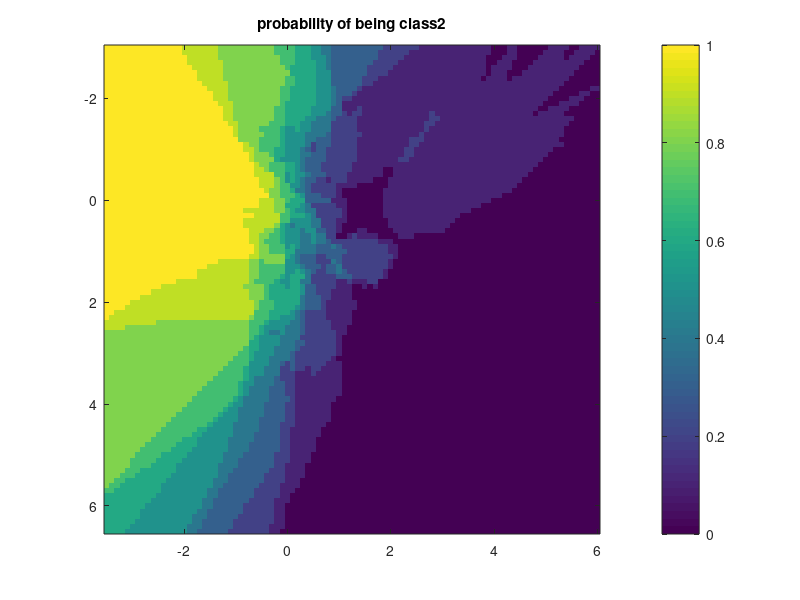
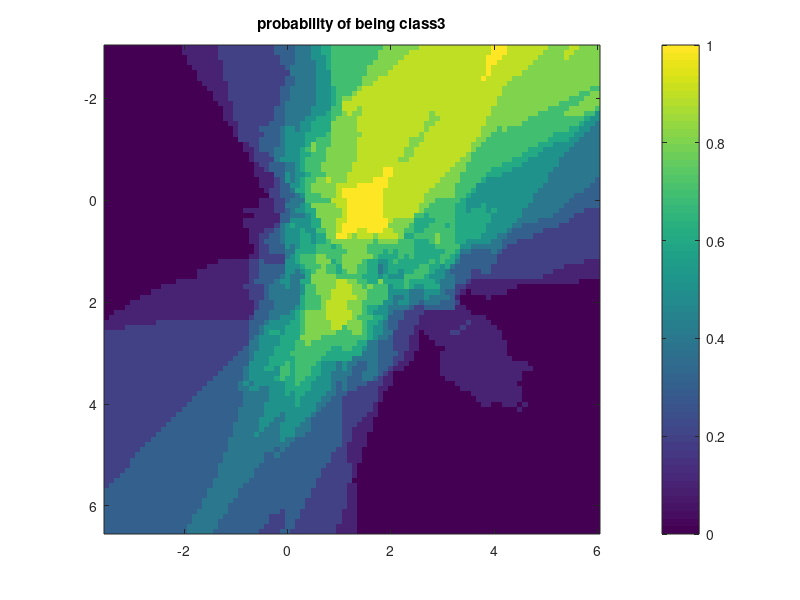

Reproduce these figures in MATLAB, in order.
clear all;
clc;
K = load('data_knnSimulation');

%declaring the distance variable
dist = zeros(200,2);
prob_class2 = zeros(96,96);
ind_i = 1;
ind_j = 1;

%calculating of points in the grid from the train points
for i = -3.5:0.1:6 
    ind_j = 1;
   for j = -3:0.1:6.5
        for k = 1:200
            dist(k,1) = sqrt((i - K.Xtrain(k,1))^2 + (j - K.Xtrain(k,2))^2);
            dist(k,2) = K.ytrain(k);
        end
        %disp(dist);
        sorted_dist = sortrows(dist);
        %disp(sorted_dist);
        k10 = zeros(10,2);
            for m= 1:10
                k10(m,:)  = sorted_dist(m,:);
            end
%finding number of index belonging to class2
numof2_index = find(k10(:,2)==2);
numof2 = numel(numof2_index);

%finding number of index belonging to class3
numof3_index = find(k10(:,2)==3);
numof3 = numel(numof3_index);

%finding the probability in the respective classes
prob_class2(ind_i,ind_j) = numof2/10;
prob_class3(ind_i,ind_j) = numof3/10;
    ind_j = ind_j+1;                
   end             
    ind_i = ind_i+1;
end

%obtaining the plot
xaxis = [-3.5:0.1:6];
yaxis = [-3:0.1:6.5];

%probability of being class2
figure;
imagesc(xaxis,yaxis,prob_class2)
title('probability of being class2');
colorbar

%probability of being class3
figure;
imagesc(xaxis,yaxis,prob_class3)
title('probability of being class3');
colorbar


